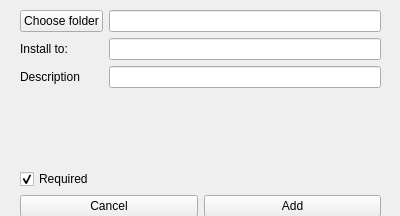
<?xml version="1.0" encoding="UTF-8"?>
<ui version="4.0">
 <class>Form</class>
 <widget class="QWidget" name="Form">
  <property name="geometry">
   <rect>
    <x>0</x>
    <y>0</y>
    <width>400</width>
    <height>216</height>
   </rect>
  </property>
  <property name="windowTitle">
   <string>Add folder</string>
  </property>
  <widget class="QWidget" name="verticalLayoutWidget">
   <property name="geometry">
    <rect>
     <x>20</x>
     <y>10</y>
     <width>361</width>
     <height>207</height>
    </rect>
   </property>
   <layout class="QVBoxLayout" name="verticalLayout">
    <item>
     <layout class="QFormLayout" name="formLayout">
      <item row="0" column="0">
       <widget class="QPushButton" name="chooseFolderButton">
        <property name="text">
         <string>Choose folder</string>
        </property>
       </widget>
      </item>
      <item row="0" column="1">
       <widget class="QLineEdit" name="folderPath"/>
      </item>
      <item row="1" column="0">
       <widget class="QLabel" name="label_2">
        <property name="text">
         <string>Install to:</string>
        </property>
       </widget>
      </item>
      <item row="1" column="1">
       <widget class="QLineEdit" name="destinationPath"/>
      </item>
      <item row="2" column="0">
       <widget class="QLabel" name="label_4">
        <property name="text">
         <string>Description</string>
        </property>
       </widget>
      </item>
      <item row="2" column="1">
       <widget class="QLineEdit" name="description"/>
      </item>
     </layout>
    </item>
    <item>
     <widget class="QCheckBox" name="isRequired">
      <property name="text">
       <string>Required</string>
      </property>
      <property name="checked">
       <bool>true</bool>
      </property>
     </widget>
    </item>
    <item>
     <layout class="QHBoxLayout" name="horizontalLayout">
      <item>
       <widget class="QPushButton" name="cancelButton">
        <property name="text">
         <string>Cancel</string>
        </property>
       </widget>
      </item>
      <item>
       <widget class="QPushButton" name="addFolder">
        <property name="text">
         <string>Add</string>
        </property>
       </widget>
      </item>
     </layout>
    </item>
   </layout>
  </widget>
 </widget>
 <resources/>
 <connections/>
</ui>
